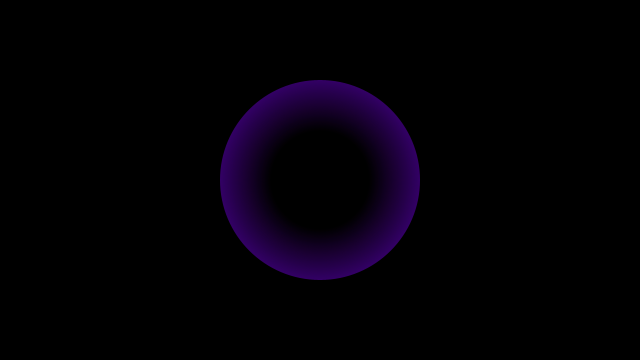
Frame 1 (no input)
Frame 60 (the mouse pressed at the canvas centre just before this capture): identical to frame 1, image omitted
Frame 120 (the mouse held since frame 60 and released just before this capture): identical to frame 1, image omitted

The Processing sketch that drew this single still picture (run headless with seeded random() and noise(); from frame 60 on, the mouse is pressed at the canvas centre):

// Processing sketch: gradient_radial
// ── gradient_radial.pde
int dim;

void setup() {
  size(640, 360);
  dim = width/2;
  background(0);
  //colorMode(HSB, 360, 100, 100);
  noStroke();
  ellipseMode(RADIUS);
  frameRate(30);
}

void draw() {
  background(0);
  //for (int x = 0; x <= width; x+=dim) {
  //  drawGradient(x, height/2, 0);
  //} 
  //drawGradient(320, height/2, 200);
  drawAntiGradient(320, height/2, 200);
}

void drawGradient(float x, float y, int dim) {
  int radius = dim/2;
  float a = 0;
  float r = 0; 
  float g = 0; 
  float b = 0;
  
  for (int d = radius; d > 0; --d) {
    fill(r, g, b, a);
    ellipse(x, y, d, d);
    r = (r + 1) % 360;
    g = (g + 1) % 360;
    b = (b + 2) % 360;
    a = (a + 1) % 360;
  }
}

void drawAntiGradient(float x, float y, int dim) {
  int radius = dim/2;
  float a = 255;
  float r = 50; 
  float g = 0; 
  float b = 100;
  
  for (int d = radius; d > 0; --d) {
    fill(r, g, b, a);
    ellipse(x, y, d, d);
    r = (r - 1) % 360;
    //g = (g + 1) % 360;
    b = (b - 2) % 360;
    a = (a - 1) % 360;
  }
}
